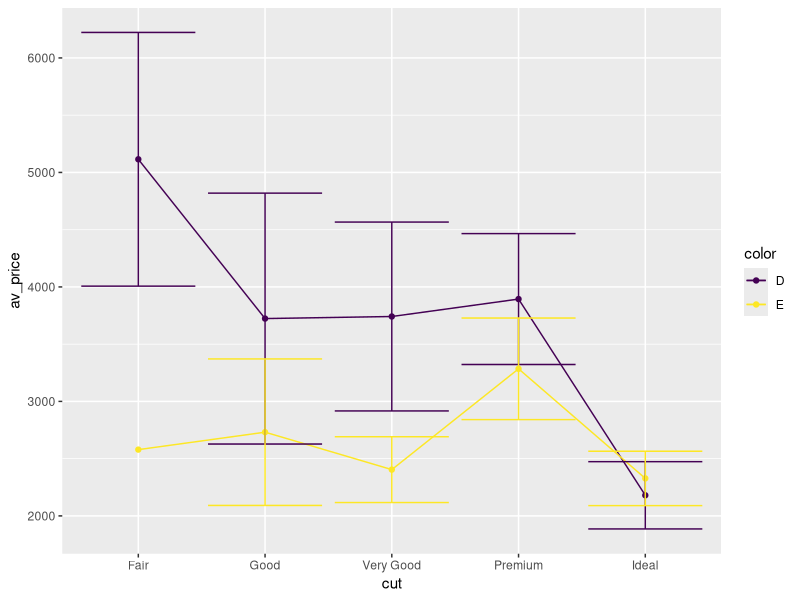
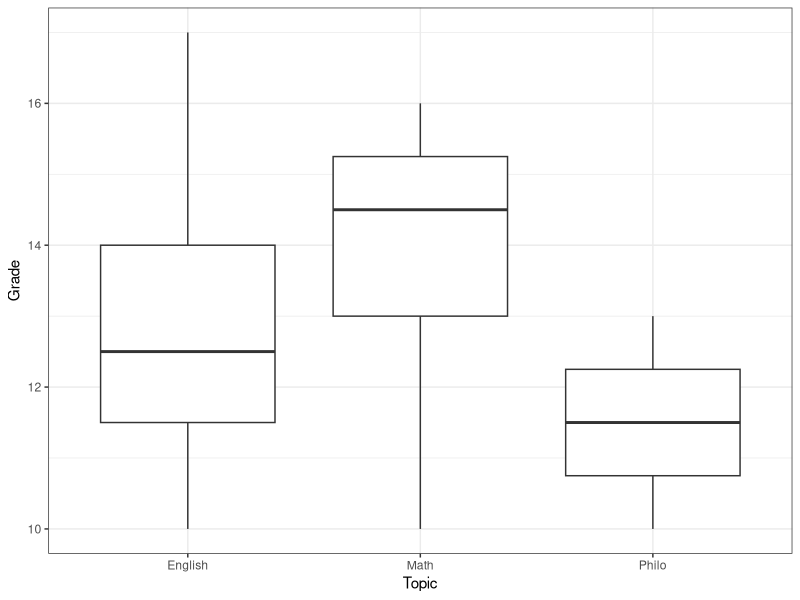
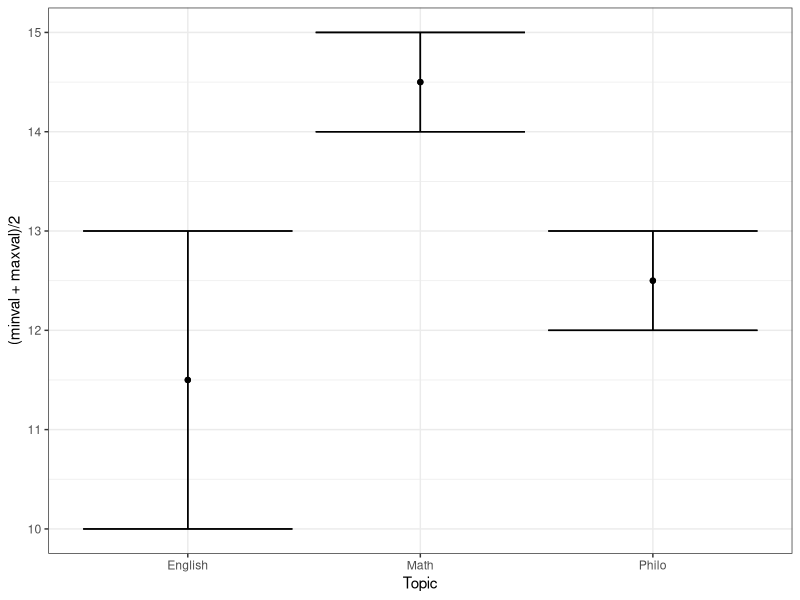

Reproduce these figures in R, in order.
## ----loadLib, message=FALSE----------------------------------------------
library(tidyverse)

## ----ex1-----------------------------------------------------------------
x <- 3
log(x)

## ----ex1sol--------------------------------------------------------------
x <- 3
x %>% log()

## ----diamondDF-----------------------------------------------------------
data(diamonds)
set.seed(25091309)
sample1000 <- sample(1:nrow(diamonds), 1000, replace = FALSE)
diamonds <- diamonds[sample1000, ]

## ----select--------------------------------------------------------------
small_diam <- diamonds %>% select(cut, color, price)
small_diam

## ----arrange-------------------------------------------------------------
ordered_diams <- diamonds %>% arrange(desc(color))
ordered_diams

## ----filter--------------------------------------------------------------
vg_diam <- diamonds %>% filter(cut == "Ideal")
summary(vg_diam)
vg_diam

## ----filterb-------------------------------------------------------------
vg_diam <- diamonds %>% filter(cut == "Ideal")
summary(vg_diam)
vg_diam

## ----exTopExp------------------------------------------------------------
top_exp <- diamonds %>% filter(price >= quantile(price, probs = 0.9))
summary(top_exp$price)

## ----mutate--------------------------------------------------------------
large_diam <- diamonds %>% mutate(ratio = price / carat,
                                  nothing = NA,
                                  weird = paste(cut, color, sep = "-")) %>%
  select(carat, price, color, cut, ratio, nothing, weird)
large_diam

## ----mutateb-------------------------------------------------------------
large_diam <- diamonds %>% mutate(ratio = price / carat,
                                  nothing = NA,
                                  weird = paste(cut, color, sep = "-")) %>%
  select(carat, price, color, cut, ratio, nothing, weird)
large_diam

## ----exNewVars-----------------------------------------------------------
ld <- diamonds %>% filter(color == "D") %>%
  mutate(log10 = log10(price),
         combo = paste(cut, clarity, sep = "-")) %>%
  select(price, cut, clarity, color, log10, combo)
ld

## ----summarize-----------------------------------------------------------
new_diams <- diamonds %>% summarise(av_depth = mean(depth),
                                    sd_depth = sd(depth))
new_diams
new_diams <- diamonds %>% 
  group_by(color) %>%
  summarise(av_price = mean(price),
            sd_price = sd(price))
new_diams

## ----summEx--------------------------------------------------------------
new_diamb <- diamonds %>% filter(color %in% c("D", "E")) %>%
  group_by(color, cut) %>%
  summarise(av_price = mean(price),
            sd_price = sd(price),
            count = length(price))
new_diamb

## ----ggplotSumm----------------------------------------------------------
p <- ggplot(new_diamb, aes(x = cut, y = av_price, colour = color, group = color)) + geom_point() + 
  geom_line() + geom_errorbar(aes(ymin = av_price - sd_price / sqrt(count),
                                  ymax = av_price + sd_price / sqrt(count)))
p

## ----fakeData------------------------------------------------------------
grades <- tibble(
  Name = c("Tommy", "Mary", "Gary", "Cathy"),
  Sexage = c("m.15", "f.15", "m.16", "f.14"),
  Math = c(10, 15, 16, 14),
  Philo = c(11, 13, 10, 12),
  English = c(12, 13, 17, 10)
)
grades

## ----separate------------------------------------------------------------
grades <- grades %>% 
  separate(Sexage, into = c("Sex", "Age")) # default separator is any nonalphanumeric character

## ----gather--------------------------------------------------------------
modif_grades <- grades %>%
  gather(Math, Philo, English, key = Topic, value = Grade)
modif_grades

## ----ggplotGather--------------------------------------------------------
p <- ggplot(modif_grades, aes(x = Topic, y = Grade)) + geom_boxplot() + 
  theme_bw()
p

## ----gratherEx, echo=FALSE-----------------------------------------------
modif2 <- grades %>%
  gather(Math, Philo, English, key = Topic, value = Grade) %>%
  filter(Sex == "f") %>%
  group_by(Topic) %>%
  mutate(minval = min(Grade),
         maxval = max(Grade))
modif2

## ----gratherEx2, echo=FALSE----------------------------------------------
p <- ggplot(modif2, aes(y = (minval + maxval) / 2, x = Topic)) + geom_point() +
  geom_errorbar(aes(ymin = minval, ymax = maxval)) + theme_bw()
p

